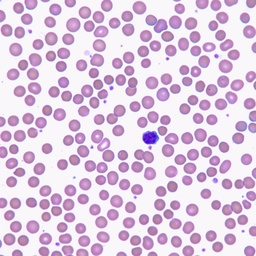
#> input picture images/blood_cells-2.jpg, 256 x 256 px, shrunk from 435 x 435 before the run, found by its file name; its folder holds only this picture in this run
$ python lab_12.py
#> lines starting #> are read from the running program, lines starting #| are printed output that depends on the picture
### utils/file_utils.py
#! /usr/bin/python
import os
from os import path

from argparse import ArgumentParser

import cv2


def _select_file(root):
#> called with root = 'images'
    files = os.listdir(root)
    print("Select an Image:")
    for i, name in enumerate(files, 1):
        print(f"{i}) {name}")

    size = len(files)
    while True:
        value = input(f"Choice [1 - {size}]: ")
        try:
            value = int(value)
        except ValueError:
            print(f"{value} is not a valid integer")
        else:
            if 1 <= value <= size:
                break
            else:
                print(f"{value} out of range [1 - {size}]")
#> this loop made 1 pass; the answer given on pass 1: 1

    return files[value - 1]


def load_image(name=None, root="images", color=False):
    if name is None:
        name = _select_file(root)

    if not path.exists(name):
        name = path.join(root, name)

    if not path.exists(name):
        raise ValueError(f"image file {name} does not exists")

    flag = cv2.IMREAD_COLOR if color else cv2.IMREAD_GRAYSCALE

    img = cv2.imread(name, flags=flag)
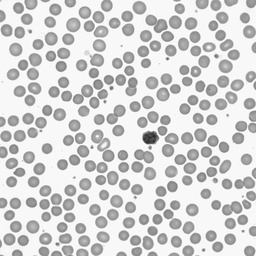
#> img: shape (256, 256); min 42, max 255, mean 211.7

    if img is None:
        raise ValueError(f"cannot load {name}")

    return img


# [23 lines left out: functions parse_args, load_image_from_arg, not called in this run]

### utils/image_utils.py
#! /usr/bin/python

import cv2
import numpy as np


# [23 lines left out: functions get_histogram, colorize, not called in this run]


def show_image(*images, wait=0):
    for count, image in enumerate(images, 1):
        if isinstance(image, tuple):
            name, image = image
        else:
            name = f"Image {count}"

        cv2.imshow(name, image)
    if wait >= 0:
        wait *= 1000
        cv2.waitKey(wait)

### lab_12.py
#! /usr/bin/python

# autogenerated on 2020-04-16 17:58

# Hough transform

import cv2
import numpy as np

from utils import *


def update_matrix(img, mat, i, j):
    for t in range(0, 180):
        tr = np.deg2rad(t)
        r = i * np.cos(tr) + j * np.sin(tr)
        _, diag = mat.shape
        r = int(np.round(r)) + (diag // 2)
        mat[t, r] += 1


def apply_lines(img, acc, diag):
    size_x, size_y = img.shape
    output = np.zeros((size_x, size_y, 3), dtype=np.uint8)
    for i in range(3):
        output[:, :, i] = img

    for t, row in enumerate(acc):
        for r, v in enumerate(row):
            if v:
                if t == 0 or t == 180:
                    for y in range(size_y):
                        x = r - diag
                        output[x, y] = (255, 0, 0)
                elif t == 90:
                    for x in range(size_x):
                        y = r - diag
                        output[x, y] = (255, 0, 0)
                else:
                    for y in range(size_y):
                        tr = np.deg2rad(t)
                        tmp = r - diag
                        x = (tmp - y * np.sin(tr)) / np.cos(tr)
                        x = int(x)
                        if 0 < x < size_x:
                            output[x, y] = (255, 0, 0)

    return output


def hough_transform(img, low, high, min_edge):
#> called with low = 70, high = 100, min_edge = 75
    edges = cv2.Canny(img, low, high)
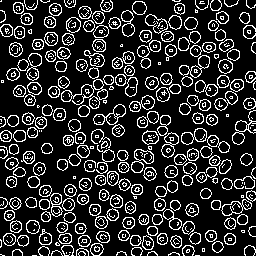
#> edges: shape (256, 256); 18.4% white in thin lines or dots
    x, y = edges.shape
#> x = 256; y = 256
    diag = np.sqrt((x ** 2) + (y ** 2))
#> diag = 362
    diag = int(np.ceil(diag))
#> diag = 363
    accumulation = np.zeros((180, 2 * diag), dtype=np.int32)
    for i, row in enumerate(edges):
        for j, v in enumerate(row):
            if v:
                update_matrix(edges, accumulation, i, j)

    accumulation = np.where(accumulation > min_edge, accumulation, 0)
    output = apply_lines(img, accumulation, diag)
#> after the loop in apply_lines, `for t, row in enumerate(acc):`:
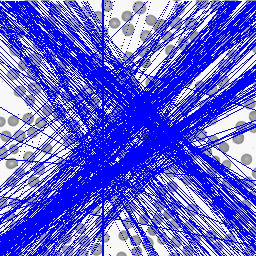
#> output: shape (256, 256, 3); mean of channels 0, 1, 2 236.7, 98.9, 98.9; drawn as B, G, R
    return output


def main():
    image = load_image()

    output = hough_transform(image, 70, 100, 75)
    show_image(output, wait=60)


if __name__ == "__main__":
    main()
